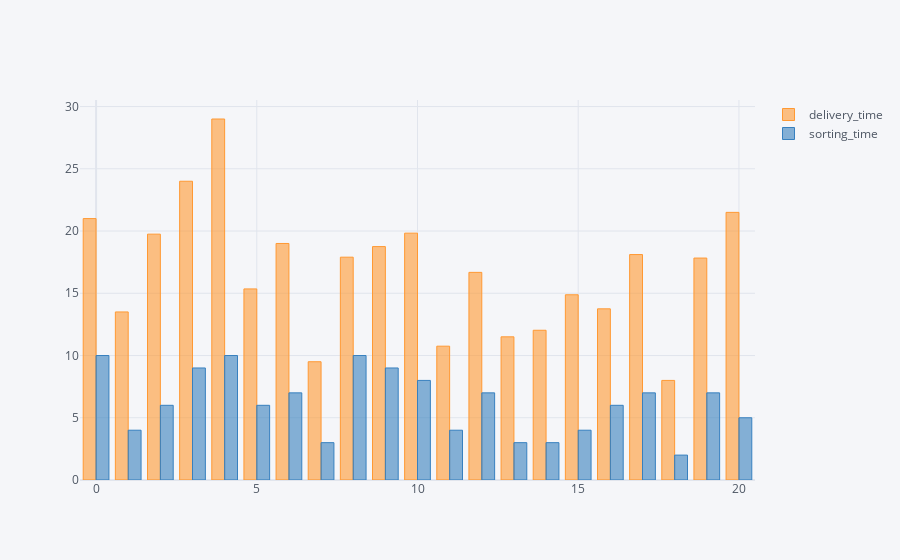

The notebook cell saved with this chart:
### Code cell
df.iplot(kind='bar')

### Figure 1 — Plotly figure (JSON) as saved in the notebook; plotly's stock layout.template omitted (floating-point values rounded to 4 significant figures)
{"data": [{"marker": {"color": "rgba(255, 153, 51, 0.6)", "line": {"color": "rgba(255, 153, 51, 1.0)", "width": 1}}, "name": "delivery_time", "orientation": "v", "text": "", "type": "bar", "x": [0, 1, 2, 3, 4, 5, 6, 7, 8, 9, 10, 11, 12, 13, 14, 15, 16, 17, 18, 19, 20], "y": [21, 13.5, 19.75, 24, 29, 15.35, 19, 9.5, 17.9, 18.75, 19.83, 10.75, 16.68, 11.5, 12.03, 14.88, 13.75, 18.11, 8, 17.83, 21.5]}, {"marker": {"color": "rgba(55, 128, 191, 0.6)", "line": {"color": "rgba(55, 128, 191, 1.0)", "width": 1}}, "name": "sorting_time", "orientation": "v", "text": "", "type": "bar", "x": [0, 1, 2, 3, 4, 5, 6, 7, 8, 9, 10, 11, 12, 13, 14, 15, 16, 17, 18, 19, 20], "y": [10, 4, 6, 9, 10, 6, 7, 3, 10, 9, 8, 4, 7, 3, 3, 4, 6, 7, 2, 7, 5]}], "layout": {"legend": {"bgcolor": "#F5F6F9", "font": {"color": "#4D5663"}}, "paper_bgcolor": "#F5F6F9", "plot_bgcolor": "#F5F6F9", "title": {"font": {"color": "#4D5663"}}, "xaxis": {"gridcolor": "#E1E5ED", "showgrid": true, "tickfont": {"color": "#4D5663"}, "title": {"font": {"color": "#4D5663"}, "text": ""}, "zerolinecolor": "#E1E5ED"}, "yaxis": {"gridcolor": "#E1E5ED", "showgrid": true, "tickfont": {"color": "#4D5663"}, "title": {"font": {"color": "#4D5663"}, "text": ""}, "zerolinecolor": "#E1E5ED"}}}
